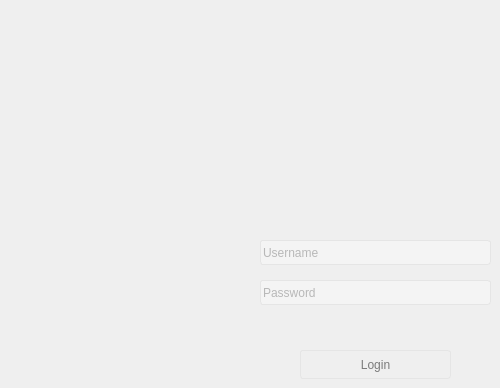
    <widget class="QWidget" name="page">
     <widget class="QPushButton" name="m_pb_home_login">
      <property name="geometry">
       <rect>
        <x>300</x>
        <y>350</y>
        <width>151</width>
        <height>29</height>
       </rect>
      </property>
      <property name="palette">
       <palette>
        <active>
         <colorrole role="WindowText">
          <brush brushstyle="SolidPattern">
           <color alpha="255">
            <red>123</red>
            <green>123</green>
            <blue>123</blue>
           </color>
          </brush>
         </colorrole>
         <colorrole role="Button">
          <brush brushstyle="SolidPattern">
           <color alpha="255">
            <red>255</red>
            <green>255</green>
            <blue>255</blue>
           </color>
          </brush>
         </colorrole>
         <colorrole role="Light">
          <brush brushstyle="SolidPattern">
           <color alpha="255">
            <red>255</red>
            <green>255</green>
            <blue>255</blue>
           </color>
          </brush>
         </colorrole>
         <colorrole role="Midlight">
          <brush brushstyle="SolidPattern">
           <color alpha="255">
            <red>255</red>
            <green>255</green>
            <blue>255</blue>
           </color>
          </brush>
         </colorrole>
         <colorrole role="Dark">
          <brush brushstyle="SolidPattern">
           <color alpha="255">
            <red>127</red>
            <green>127</green>
            <blue>127</blue>
           </color>
          </brush>
         </colorrole>
         <colorrole role="Mid">
          <brush brushstyle="SolidPattern">
           <color alpha="255">
            <red>170</red>
            <green>170</green>
            <blue>170</blue>
           </color>
          </brush>
         </colorrole>
         <colorrole role="Text">
          <brush brushstyle="SolidPattern">
           <color alpha="255">
            <red>123</red>
            <green>123</green>
            <blue>123</blue>
           </color>
          </brush>
         </colorrole>
         <colorrole role="BrightText">
          <brush brushstyle="SolidPattern">
           <color alpha="255">
            <red>255</red>
            <green>255</green>
            <blue>255</blue>
           </color>
          </brush>
         </colorrole>
         <colorrole role="ButtonText">
          <brush brushstyle="SolidPattern">
           <color alpha="255">
            <red>123</red>
            <green>123</green>
            <blue>123</blue>
           </color>
          </brush>
         </colorrole>
         <colorrole role="Base">
          <brush brushstyle="SolidPattern">
           <color alpha="255">
            <red>255</red>
            <green>255</green>
            <blue>255</blue>
           </color>
          </brush>
         </colorrole>
         <colorrole role="Window">
          <brush brushstyle="SolidPattern">
           <color alpha="255">
            <red>255</red>
            <green>255</green>
            <blue>255</blue>
           </color>
          </brush>
         </colorrole>
         <colorrole role="Shadow">
          <brush brushstyle="SolidPattern">
           <color alpha="255">
            <red>0</red>
            <green>0</green>
            <blue>0</blue>
           </color>
          </brush>
         </colorrole>
         <colorrole role="AlternateBase">
          <brush brushstyle="SolidPattern">
           <color alpha="255">
            <red>255</red>
            <green>255</green>
            <blue>255</blue>
           </color>
          </brush>
         </colorrole>
         <colorrole role="ToolTipBase">
          <brush brushstyle="SolidPattern">
           <color alpha="255">
            <red>255</red>
            <green>255</green>
            <blue>220</blue>
           </color>
          </brush>
         </colorrole>
         <colorrole role="ToolTipText">
          <brush brushstyle="SolidPattern">
           <color alpha="255">
            <red>0</red>
            <green>0</green>
            <blue>0</blue>
           </color>
          </brush>
         </colorrole>
        </active>
        <inactive>
         <colorrole role="WindowText">
          <brush brushstyle="SolidPattern">
           <color alpha="255">
            <red>123</red>
            <green>123</green>
            <blue>123</blue>
           </color>
          </brush>
         </colorrole>
         <colorrole role="Button">
          <brush brushstyle="SolidPattern">
           <color alpha="255">
            <red>255</red>
            <green>255</green>
            <blue>255</blue>
           </color>
          </brush>
         </colorrole>
         <colorrole role="Light">
          <brush brushstyle="SolidPattern">
           <color alpha="255">
            <red>255</red>
            <green>255</green>
            <blue>255</blue>
           </color>
          </brush>
         </colorrole>
         <colorrole role="Midlight">
          <brush brushstyle="SolidPattern">
           <color alpha="255">
            <red>255</red>
            <green>255</green>
            <blue>255</blue>
           </color>
          </brush>
         </colorrole>
         <colorrole role="Dark">
          <brush brushstyle="SolidPattern">
           <color alpha="255">
            <red>127</red>
            <green>127</green>
            <blue>127</blue>
           </color>
          </brush>
         </colorrole>
         <colorrole role="Mid">
          <brush brushstyle="SolidPattern">
           <color alpha="255">
            <red>170</red>
            <green>170</green>
            <blue>170</blue>
           </color>
          </brush>
         </colorrole>
         <colorrole role="Text">
          <brush brushstyle="SolidPattern">
           <color alpha="255">
            <red>123</red>
            <green>123</green>
            <blue>123</blue>
           </color>
          </brush>
         </colorrole>
         <colorrole role="BrightText">
          <brush brushstyle="SolidPattern">
           <color alpha="255">
            <red>255</red>
            <green>255</green>
            <blue>255</blue>
           </color>
          </brush>
         </colorrole>
         <colorrole role="ButtonText">
          <brush brushstyle="SolidPattern">
           <color alpha="255">
            <red>123</red>
            <green>123</green>
            <blue>123</blue>
           </color>
          </brush>
         </colorrole>
         <colorrole role="Base">
          <brush brushstyle="SolidPattern">
           <color alpha="255">
            <red>255</red>
            <green>255</green>
            <blue>255</blue>
           </color>
          </brush>
         </colorrole>
         <colorrole role="Window">
          <brush brushstyle="SolidPattern">
           <color alpha="255">
            <red>255</red>
            <green>255</green>
            <blue>255</blue>
           </color>
          </brush>
         </colorrole>
         <colorrole role="Shadow">
          <brush brushstyle="SolidPattern">
           <color alpha="255">
            <red>0</red>
            <green>0</green>
            <blue>0</blue>
           </color>
          </brush>
         </colorrole>
         <colorrole role="AlternateBase">
          <brush brushstyle="SolidPattern">
           <color alpha="255">
            <red>255</red>
            <green>255</green>
            <blue>255</blue>
           </color>
          </brush>
         </colorrole>
         <colorrole role="ToolTipBase">
          <brush brushstyle="SolidPattern">
           <color alpha="255">
            <red>255</red>
            <green>255</green>
            <blue>220</blue>
           </color>
          </brush>
         </colorrole>
         <colorrole role="ToolTipText">
          <brush brushstyle="SolidPattern">
           <color alpha="255">
            <red>0</red>
            <green>0</green>
            <blue>0</blue>
           </color>
          </brush>
         </colorrole>
        </inactive>
        <disabled>
         <colorrole role="WindowText">
          <brush brushstyle="SolidPattern">
           <color alpha="255">
            <red>123</red>
            <green>123</green>
            <blue>123</blue>
           </color>
          </brush>
         </colorrole>
         <colorrole role="Button">
          <brush brushstyle="SolidPattern">
           <color alpha="255">
            <red>255</red>
            <green>255</green>
            <blue>255</blue>
           </color>
          </brush>
         </colorrole>
         <colorrole role="Light">
          <brush brushstyle="SolidPattern">
           <color alpha="255">
            <red>255</red>
            <green>255</green>
            <blue>255</blue>
           </color>
          </brush>
         </colorrole>
         <colorrole role="Midlight">
          <brush brushstyle="SolidPattern">
           <color alpha="255">
            <red>255</red>
            <green>255</green>
            <blue>255</blue>
           </color>
          </brush>
         </colorrole>
         <colorrole role="Dark">
          <brush brushstyle="SolidPattern">
           <color alpha="255">
            <red>127</red>
            <green>127</green>
            <blue>127</blue>
           </color>
          </brush>
         </colorrole>
         <colorrole role="Mid">
          <brush brushstyle="SolidPattern">
           <color alpha="255">
            <red>170</red>
            <green>170</green>
            <blue>170</blue>
           </color>
          </brush>
         </colorrole>
         <colorrole role="Text">
          <brush brushstyle="SolidPattern">
           <color alpha="255">
            <red>123</red>
            <green>123</green>
            <blue>123</blue>
           </color>
          </brush>
         </colorrole>
         <colorrole role="BrightText">
          <brush brushstyle="SolidPattern">
           <color alpha="255">
            <red>255</red>
            <green>255</green>
            <blue>255</blue>
           </color>
          </brush>
         </colorrole>
         <colorrole role="ButtonText">
          <brush brushstyle="SolidPattern">
           <color alpha="255">
            <red>123</red>
            <green>123</green>
            <blue>123</blue>
           </color>
          </brush>
         </colorrole>
         <colorrole role="Base">
          <brush brushstyle="SolidPattern">
           <color alpha="255">
            <red>255</red>
            <green>255</green>
            <blue>255</blue>
           </color>
          </brush>
         </colorrole>
         <colorrole role="Window">
          <brush brushstyle="SolidPattern">
           <color alpha="255">
            <red>255</red>
            <green>255</green>
            <blue>255</blue>
           </color>
          </brush>
         </colorrole>
         <colorrole role="Shadow">
          <brush brushstyle="SolidPattern">
           <color alpha="255">
            <red>0</red>
            <green>0</green>
            <blue>0</blue>
           </color>
          </brush>
         </colorrole>
         <colorrole role="AlternateBase">
          <brush brushstyle="SolidPattern">
           <color alpha="255">
            <red>255</red>
            <green>255</green>
            <blue>255</blue>
           </color>
          </brush>
         </colorrole>
         <colorrole role="ToolTipBase">
          <brush brushstyle="SolidPattern">
           <color alpha="255">
            <red>255</red>
            <green>255</green>
            <blue>220</blue>
           </color>
          </brush>
         </colorrole>
         <colorrole role="ToolTipText">
          <brush brushstyle="SolidPattern">
           <color alpha="255">
            <red>0</red>
            <green>0</green>
            <blue>0</blue>
           </color>
          </brush>
         </colorrole>
        </disabled>
       </palette>
      </property>
      <property name="font">
       <font>
        <pointsize>9</pointsize>
        <stylestrategy>PreferDefault</stylestrategy>
        <kerning>false</kerning>
       </font>
      </property>
      <property name="autoFillBackground">
       <bool>false</bool>
      </property>
      <property name="styleSheet">
       <string notr="true">QPushButton
{
border:1px solid #e5e5e5;
color:#7b7b7b;
border-radius: 3px;
 }
QPushButton:hover
{
border:1px solid #50AEFA;
}


QPushButton:pressed
{
background-color:#fff;
}
</string>
      </property>
      <property name="text">
       <string>Login</string>
      </property>
      <property name="flat">
       <bool>true</bool>
      </property>
     </widget>
     <widget class="QLineEdit" name="m_le_home_username">
      <property name="geometry">
       <rect>
        <x>260</x>
        <y>240</y>
        <width>231</width>
        <height>25</height>
       </rect>
      </property>
      <property name="styleSheet">
       <string notr="true">QLineEdit
{
background-color:#f4f4f4;
border:1px solid #e5e5e5;
color:#7b7b7b;
border-radius: 3px;
 }
QLineEdit:hover
{
border:1px solid #50AEFA;
}
QLineEdit:focus
{
border:1px solid #50AEFA;
background-color:#fff;
}
</string>
      </property>
      <property name="placeholderText">
       <string>Username</string>
      </property>
     </widget>
     <widget class="QLineEdit" name="m_le_home_password">
      <property name="geometry">
       <rect>
        <x>260</x>
        <y>280</y>
        <width>231</width>
        <height>25</height>
       </rect>
      </property>
      <property name="styleSheet">
       <string notr="true">QLineEdit
{
background-color:#f4f4f4;
border:1px solid #e5e5e5;
color:#7b7b7b;
border-radius: 3px;
 }
QLineEdit:hover
{
border:1px solid #50AEFA;
}
QLineEdit:focus
{
border:1px solid #50AEFA;
background-color:#fff;
}
</string>
      </property>
      <property name="echoMode">
       <enum>QLineEdit::Password</enum>
      </property>
      <property name="placeholderText">
       <string>Password</string>
      </property>
     </widget>
    </widget>
